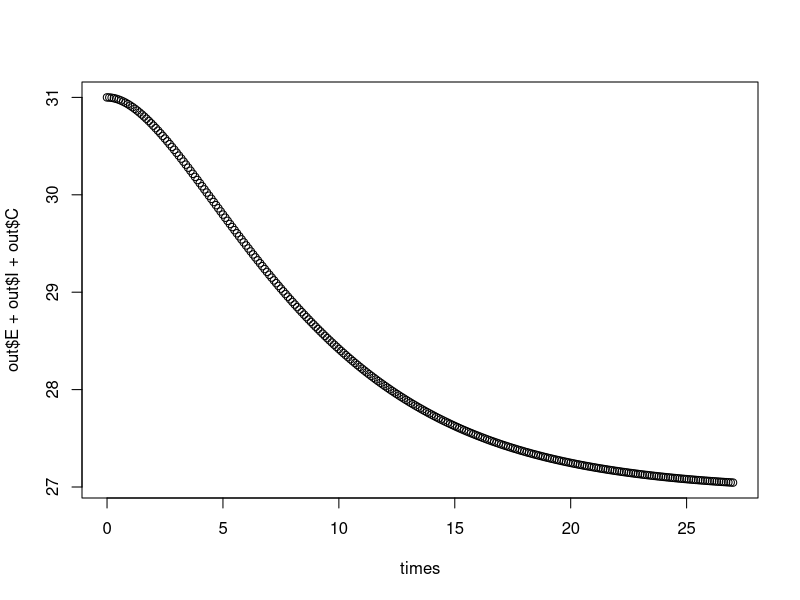

Source code (R):
rm(list=ls(all=TRUE)) #clears workspace

## Install these packages if you haven't already
# install.packages("Rtools")
# install.packages("deSolve")

## Load deSolve package
library(deSolve)

## Create a EIC function
eic <- function(time, state, parameters) {
  
  with(as.list(c(state, parameters)), {
  
    dE <-  -lambda*E
    dI <-  lambda*E - alpha*I - rho*I
    dC <-  rho*I
    
    return(list(c(dE, dI, dC)))
  })
}

### Set parameters
init       <- c(E = 31, I = 0, C = 0)
## b: reproduction; beta: transmission; mu: natural mortality; r: WS mortality; c: parasite shedding; gamma: parasite loss
parameters <- c(lambda = 0.25, alpha = 0.025, rho = 0.167)
## Time frame
times      <- seq(0, 27, by = 0.1)

## Solve using ode (General Solver for Ordinary Differential Equations)
out <- ode(y = init, times = times, func = eic, parms = parameters)
## change to data frame
out <- as.data.frame(out)
## Delete time variable
out$time <- NULL
## Show data
head(out, 10)

## Plot
plot(times,out$E+out$I+out$C)
